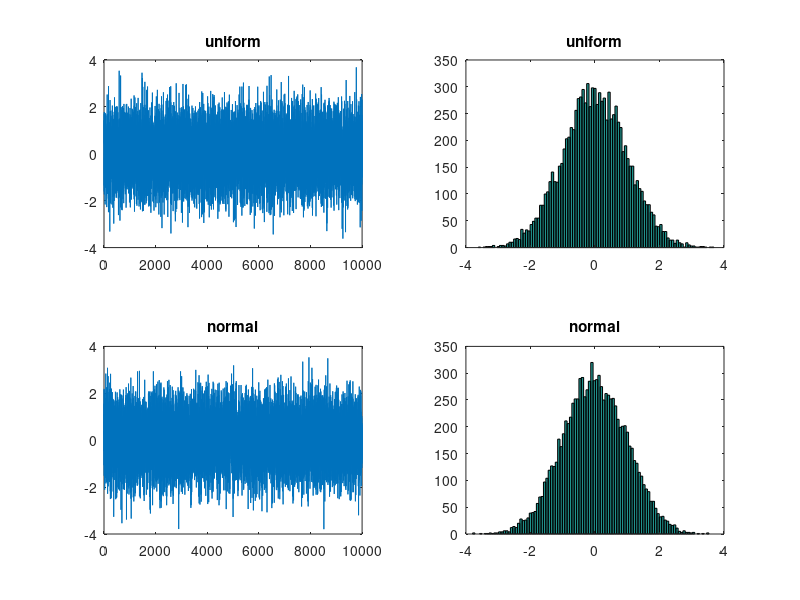

Write MATLAB code to recreate this figure.
%% Squares
% FOUR squares on a plot
% *Grouping:*
% Plot 1: 10 -> 50 
% Plot 2: 10 -> 100
RU = randn(10000, 1)
RN = randn(10000, 1)
subplot(221), plot(RU), title('uniform')
subplot(222), hist(RU, 100), title('uniform')
subplot(223), plot(RN), title('normal')
subplot(224), hist(RN, 100), title('normal')

%% Subplot warning
% It's an ID just as a HTML error message:
% Mid number is number cols
% Last number is plot ID
